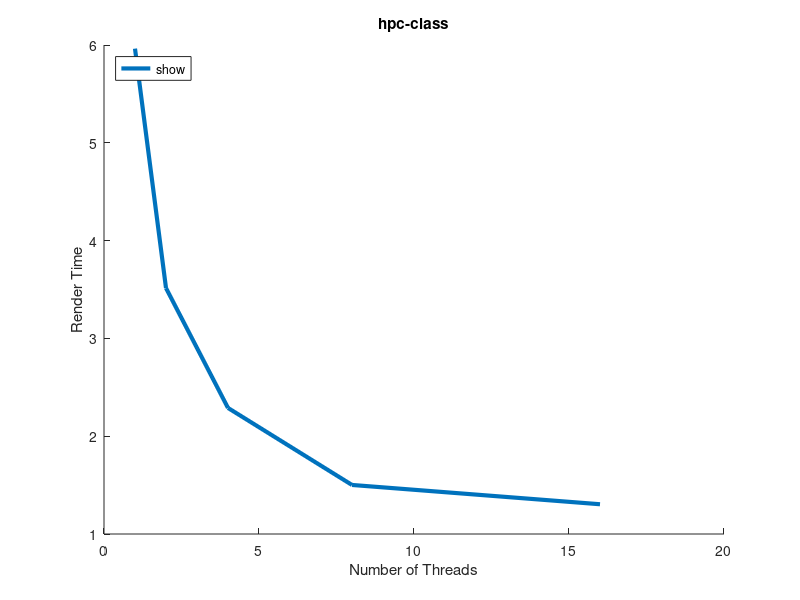

Write the MATLAB code that produced this figure.
function static
clear all;
close all;
hold on;

x = [1 2 4 8 16];

t0 = [ 5.962850 3.514727 2.288855 1.501498 1.304261 ];
plot(x, t0, 'LineWidth', 3, 'DisplayName', 'models/ironman.obj 3840x2160');

title('hpc-class');
xlabel('Number of Threads');
ylabel('Render Time');
legend('show', 'Location', 'NorthWest');
